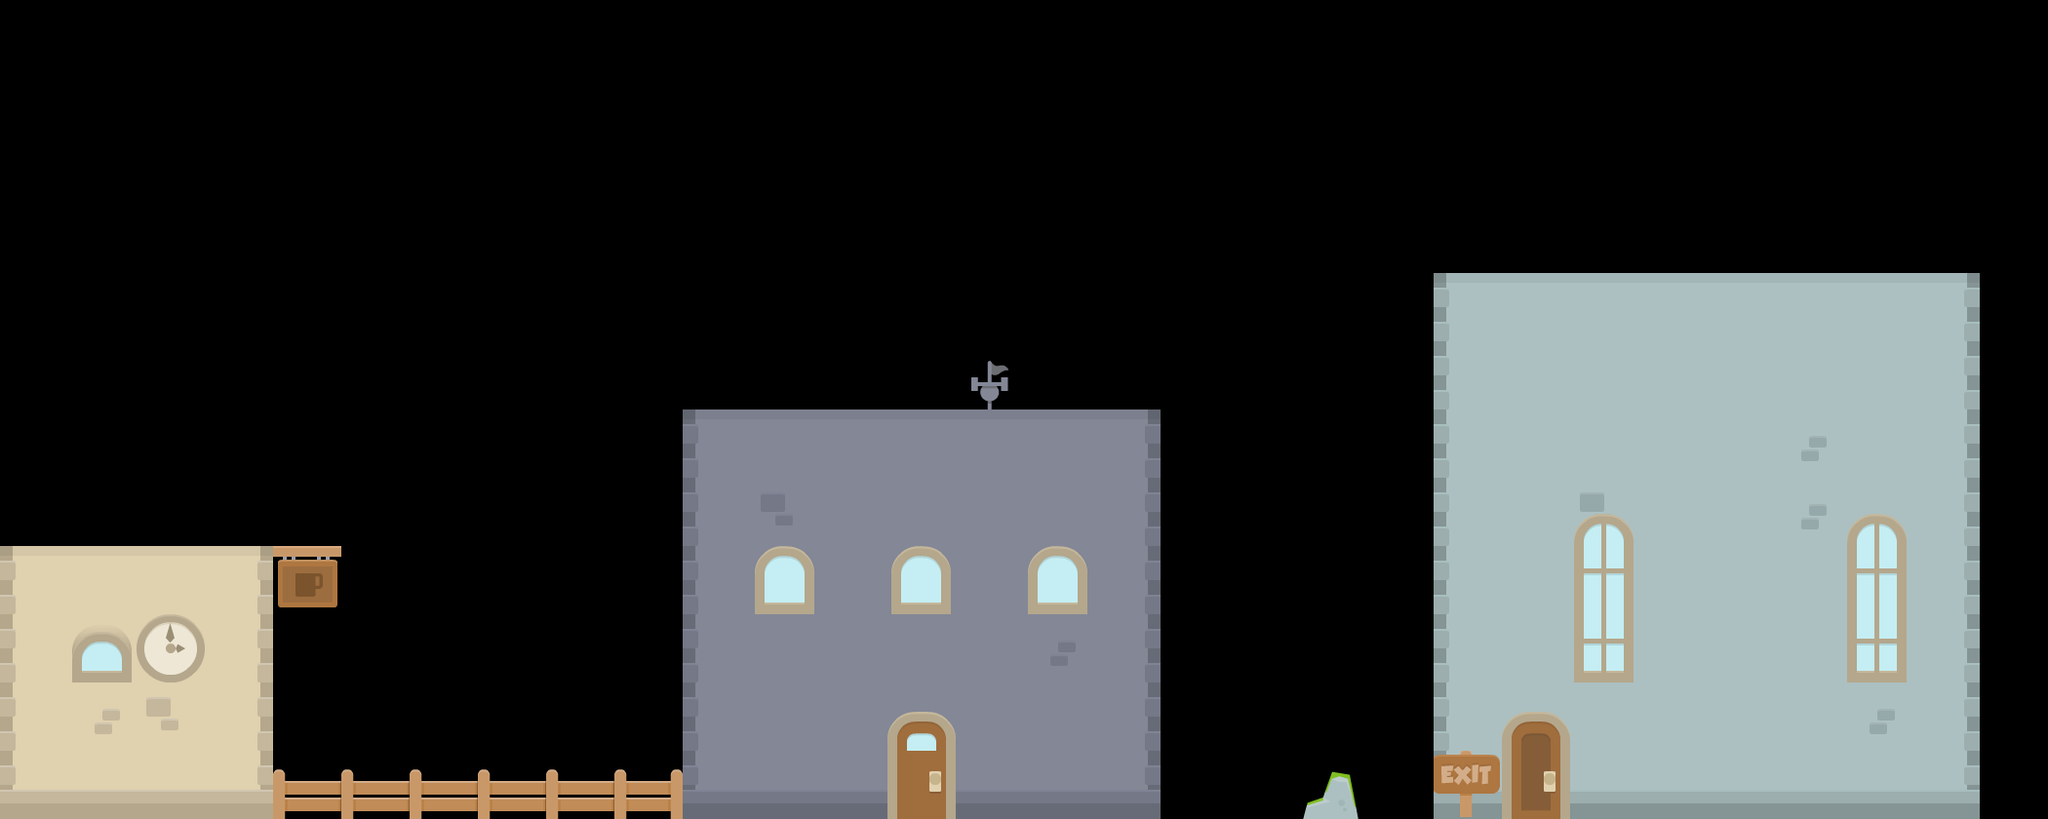

Tiled map render using the project's own tile images. Description and the map definition, with tile-layer contents summarised, below:
An orthogonal 30x12 tile map with 70x70 px tiles, 2 tile layers (Tile Layer 1, Tile Layer 2), 2 tilesets.

<map version="1.0" orientation="orthogonal" width="30" height="12" tilewidth="70" tileheight="70">
 <tileset firstgid="1" name="sheet" tilewidth="70" tileheight="70">
  <image source="images/sheet.png" width="980" height="490" />
 </tileset>
 <tileset firstgid="99" name="tiles_spritesheet" tilewidth="70" tileheight="70" spacing="2" margin="2">
  <image source="images/tiles_spritesheet.png" width="914" height="936" />
 </tileset>
 <layer name="Tile Layer 1" width="30" height="12">
  <data>[360 cells, 128 non-empty, 35 distinct tile ids]</data>
 </layer>
 <layer name="Tile Layer 2" width="30" height="12">
  <data>[360 cells, 19 non-empty, 14 distinct tile ids]</data>
 </layer>
</map>
